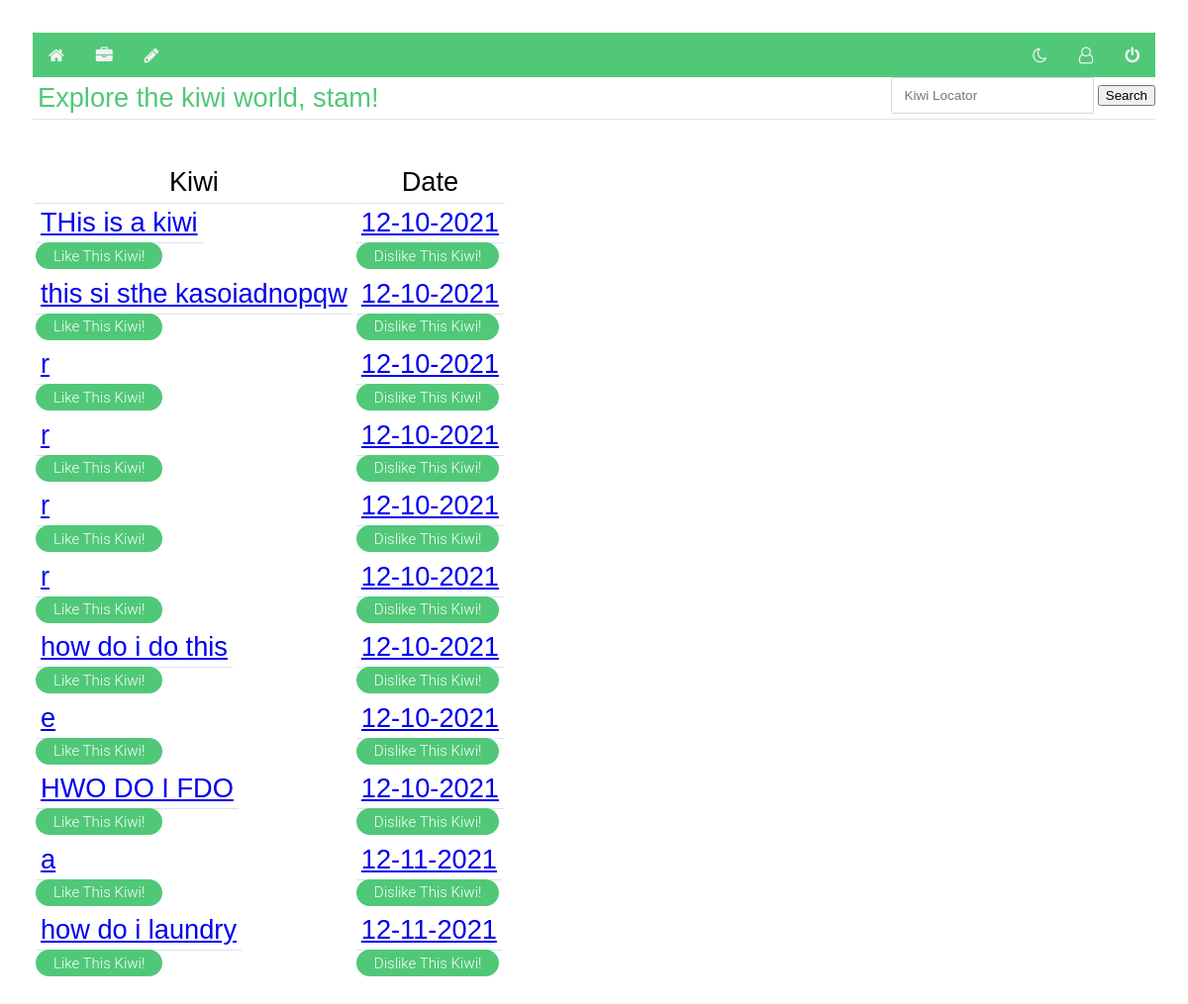
Before: /index (signed in) with the older database file.
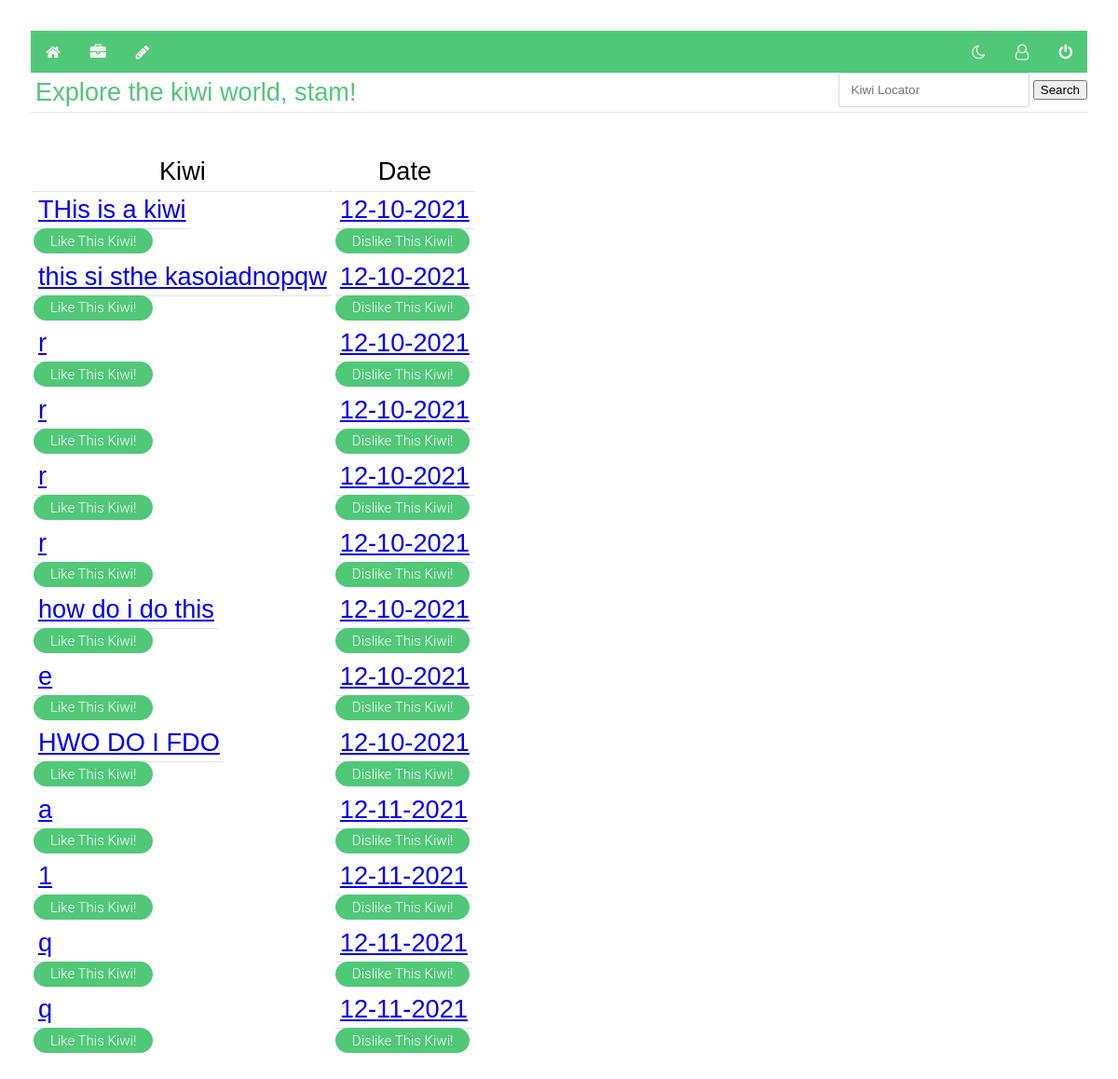
After: the same page with the newer database file.
### models.py (models this page shows, shortened)
class Note(db.Model):
    id = db.Column("id", db.Integer, primary_key=True)
    title = db.Column("title", db.String(200))
    text = db.Column("text", db.String(100))
    date = db.Column("date", db.String(50))
    user_id = db.Column(db.Integer,db.ForeignKey("user.id"), nullable = False)
    comments = db.relationship("Comment", backref="note",cascade = "all, delete-orphan", lazy=True)
    score = db.Column("score", db.Integer)
    votes = db.Column("totalVotes", db.Integer)

### flask06.py (the view)
@app.route('/')
@app.route('/index')
def index():
    if session.get('user'):
        all_notes = db.session.query(Note).all()
        return render_template('index.html', notes=all_notes, user=session['user'])
    else:
        return redirect(url_for('register'))

### forms.py
class SearchForm(FlaskForm):
    results = StringField('Results', validators=[DataRequired()])
    submit = SubmitField("Submit")

### flask06.py (called while the page is built)
@app.context_processor
def base():
    form = SearchForm()
    return dict(form=form)

### templates/index.html (shortened to what this page needs)
<!DOCTYPE html>
<html lang="en">
    <head>
        <link rel="stylesheet" href="{{ url_for('static', filename='main.css') }}">
        <link rel="stylesheet" href="{{ url_for('static', filename='forms.css') }}">
        <link rel="stylesheet" href="https://cdnjs.cloudflare.com/ajax/libs/font-awesome/4.7.0/css/font-awesome.css">
    </head>
    <div class="topnav">
        <nav>
            {% if user %}
            <a class="fa fa-home" href="{{url_for('index')}}"></a>
            <a class="fa fa-briefcase"href="{{url_for('get_notes')}}"></a>
            <a class="fa fa-pencil"href="{{url_for('new_note')}}"></a>
            <div class="topnav-right">
                <a class="fa fa-moon-o" onclick="myFunction()"></a>
                <a class="fa fa-user-o"href="{{url_for('get_accounts')}}"></a>
                <a class="fa fa-power-off" href="{{url_for('logout')}}"></a>
            </div>
            {% else %}
            <a href="{{url_for('login')}}">Login</a>
            <a href="{{url_for('register')}}">Register</a>
            {% endif %}
        </nav>
    </div>
<body>
<div class="searchStuff">
        <form method="POST" action="{{ url_for('search')}}" class="searching">
                <input class="form-search" type="search" placeholder="Kiwi Locator" aria-label="Locate"
                       name="results">
                <button class="search-btn" type="submit">Search</button>
            </form>
    </div>
        <h1 class="title">Explore the kiwi world, {{user}}!</h1>
        <table>
                <th class="title">Kiwi</th>
                <th class="title">Date</th>
            {% for note in notes %}
            <tr>
                <td><a class="title" href="{{ url_for('get_note', note_id=note.id) }}">{{ note.title }}</a></td>
                <td><a class="title" href="{{ url_for('get_note', note_id=note.id) }}">{{ note.date }}</a></td>
            </tr>
            <td><a class="button3" href="{{ url_for('voteLike', note_id=note.id) }}">Like This Kiwi!</a></td>
                <td><a class="button3" href="{{ url_for('voteDislike', note_id=note.id) }}">Dislike This Kiwi!</a></td>
            {% endfor %}
        </table>
    </body>
</html>

### static/main.css (style rules this page uses)
body { padding: 30px 30px; background: light grey; }
h1 { color: #50C878; }
.topnav { background-color: #50C878; overflow: hidden; }
.topnav a { float: left; color: #f2f2f2; text-align: center; padding: 14px 16px; text-decoration: none; font-size: 17px; }
.topnav-right { float: right; }
.searchStuff { float: right; }
a.button3 { display:inline-block; padding:0.3em 1.2em; margin:0 0.3em 0.3em 0; border-radius:2em; box-sizing: border-box; text-decoration:none; font-family:'Roboto',sans-serif; font-weight:300; color:#FFFFFF; background-color: #50C878; text-align:center; transition: all 0.2s; }
body { padding: 25px; background-color: white; color: black; font-size: 15px; font-family: Helvetica, sans-serif; }

### static/forms.css (style rules this page uses)
form { width: 100%; }
.title { font-size: 1.7rem; font-weight: 300; border-bottom: 1px solid #dbe3ec; padding: 5px; margin: 0 0 40px 0; }
input, textarea { padding: 10px 13px; margin-bottom: 15px; border-radius: 2px; border: 1px solid #d4d9e3; font-weight: 200; color: #4d5060; font-family: 'Poppins', sans-serif; font-size: .9em; }

Changed rows visible on the page:
changed Note (number 11 of 13 on the later page): title "how do i laundry" → "1"
added Note: title "q", date "12-11-2021"
added Note: title "q", date "12-11-2021"
